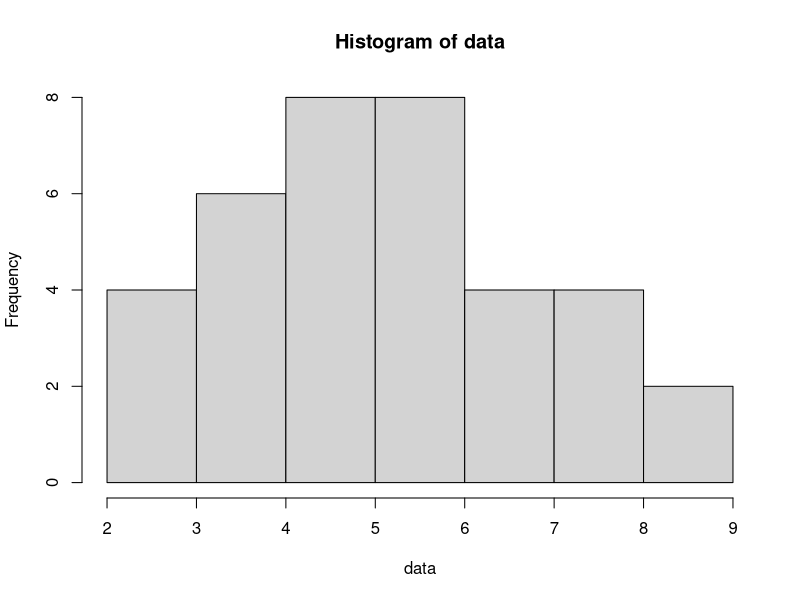

This chart was generated by the following R code:
#This the script for the homework 

5+7-1 # sum and substract
x <- 5 # Store individual variables
y <- 7
z <- 1
f = x+y-z # Define a function
f # Print the result

# arithmetic functions
log2(f)
log10(f)
exp(f)
sqrt(f)

# list of numbers
data <- c(2,5,6,8,7,2,5,6,4,8,4,6,5,4,6,5,9,7,2,5,6,8,7,2,5,6,4,8,4,6,5,4,6,5,9,7) # create the vector
length(data) # how many variables?
class(data) # what type of variables?
max(data) # maximum value?
mean(data) #average of the vector
hist(data) # plot a frequency histogram
data +1 #add 1 to the vector
newdata <- data +1 #make the sum permanent
newdata # Print the new vector
